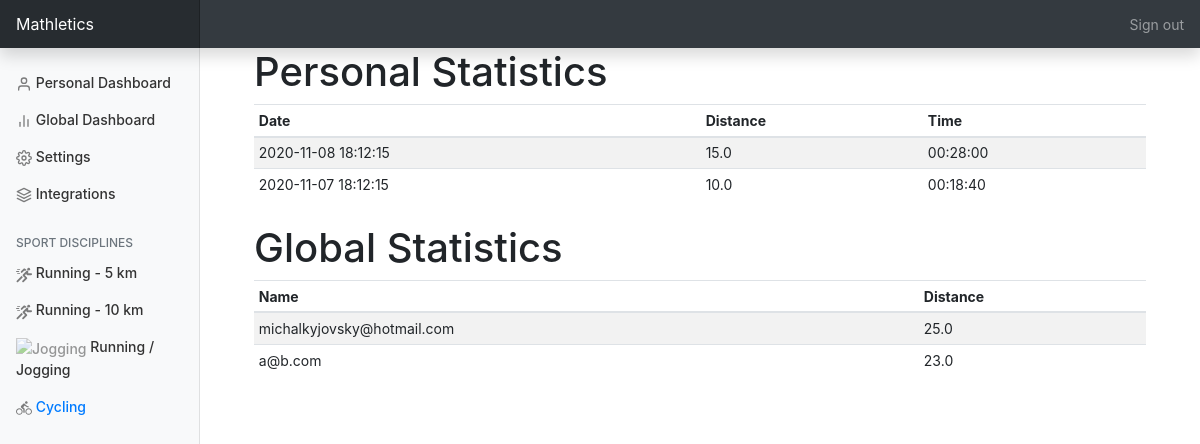
The app's page /cycling (signed in) with its own data.
### mast/models.py (models this page shows, shortened)
class Activity(db.Model):
    id = db.Column(db.Integer, primary_key=True, autoincrement=True)
    datetime = db.Column(db.DateTime, nullable=False)
    distance = db.Column(db.Float, nullable=False)
    duration = db.Column(db.Time, nullable=False)
    average_duration_per_km = db.Column(db.Time, nullable=False)
    type = db.Column(db.Enum(ActivityType), nullable=False)
    user_id = db.Column(db.Integer, db.ForeignKey('user.id'), nullable=False)

class User(db.Model, UserMixin):
    id = db.Column(db.Integer, primary_key=True, autoincrement=True)
    email = db.Column(db.String(120), unique=True, nullable=False)
    password = db.Column(db.String(60), nullable=False)
    first_name = db.Column(db.String(20), nullable=False, default='')
    last_name = db.Column(db.String(50), nullable=False, default='')
    display_name = db.Column(db.String(50))
    sex = db.Column(db.Enum(Sex))
    age = db.Column(db.Enum(Age))
    anonymous = db.Column(db.Boolean, nullable=False, default=False)
    type = db.Column(db.Enum(UserType))
    uk_id = db.Column(db.String(10))
    verified = db.Column(db.Boolean, nullable=False, default=False)
    shirt_size = db.Column(db.String(100))
    competing = db.Column(db.Boolean, nullable=False, default=True)
    activities = db.relationship('Activity', backref='user', lazy=True)

### mast/views.py (the view)
@app.route('/cycling')
@login_required
def cycling():
    session = mast.queries.Queries()
    cyclists_global = session.get_top_users_total_distance_on_bike(10)
    cyclist_personal = session.get_user_last_activities_on_bike(current_user.id, 10)
    cyclist_personal = cyclist_personal if cyclist_personal else []
    cyclists_global = cyclists_global if cyclists_global else []
    return render_template("cycling.html", title="Cycling", cyclist_personal=cyclist_personal,
                           cyclists_global=cyclists_global)

### mast/models.py (called while the page is built)
@login_manager.user_loader
def load_user(user_id):
    return db.session.query(User).get(user_id)

### mast/queries.py (called while the page is built)
    def _get_user_last_activities(self, user_id: int, activity_types: list,  number: int):
        return db.session.query(Activity).\
            filter(Activity.user_id == user_id,
                   func.date(Activity.datetime) >= self.SEASON.start_date,
                   func.date(Activity.datetime) <= self.SEASON.end_date,
                   Activity.type.in_(activity_types)).\
            order_by(Activity.datetime.desc()).\
            limit(number).\
            all()

    def get_user_last_activities_on_bike(self, user_id: int,  number: int):
        return self._get_user_last_activities(user_id, [ActivityType.Ride], number)

    def _get_top_users_total_distance(self, number: int, activity_types: list):
        subquery = db.session.query(Activity.user_id.label('user_id'),
                                    func.sum(Activity.distance).label('total_distance')).\
            filter(func.date(Activity.datetime) >= self.SEASON.start_date,
                   func.date(Activity.datetime) <= self.SEASON.end_date,
                   Activity.type.in_(activity_types)).\
            group_by(Activity.user_id).\
            subquery(with_labels=True)
        return db.session.query(User, subquery.c.total_distance).\
            select_from(User).\
            join(subquery, User.id == subquery.c.user_id).\
            filter(User.competing).\
            order_by(subquery.c.total_distance.desc()).\
            limit(number).\
            all()

    def get_top_users_total_distance_on_bike(self, number: int):
        return self._get_top_users_total_distance(number, [ActivityType.Ride])

### mast/templates/cycling.html
{% extends "main_layout_template.html" %}
{% block content_page %}
    <div class="container mb-4">
        <div class="row-fluid">
            <div class="col-sm mb-4">
                <h1>Personal Statistics</h1>
                <table id="personalStats" class="display table table-striped table-sm">
                    <thead>
                    <tr>
                        <th>Date</th>
                        <th>Distance</th>
                        <th>Time</th>
                    </tr>
                    </thead>
                    <tbody>
                    {% for item in cyclist_personal %}
                        <tr>
                            <td>{{ item['datetime'] }}</td>
                            <td>{{ item['distance'] }}</td>
                            <td>{{ item['duration'] }}</td>
                        </tr>
                    {% endfor %}
                    </tbody>
                </table>
            </div>
            <div class="col-sm">
                <h1>Global Statistics</h1>
                <table id="personalStats" class="display table table-striped table-sm">
                    <thead>
                    <tr>
                        <th>Name</th>
                        <th>Distance</th>
                    </tr>
                    </thead>
                    <tbody>
                    {% for item in cyclists_global %}
                        <tr>
                            <td>{{ item[0]['email'] }}</td>
                            <td>{{ item[1] }}</td>
                        </tr>
                    {% endfor %}
                    </tbody>
                </table>
            </div>
        </div>
    </div>
{% endblock content_page %}

### mast/static/main_layout_template.css (style rules this page uses)
body { font-size: .875rem; }

### records on screen
Activity: datetime "2020-11-08 18:12:15", distance "15.0", duration "00:28:00"
Activity: datetime "2020-11-07 18:12:15", distance "10.0", duration "00:18:40"
User: email "michalkyjovsky@hotmail.com", item "25.0"
User: email "a@b.com", item "23.0"
